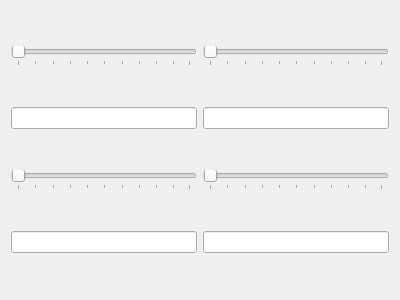
<?xml version="1.0" encoding="UTF-8"?>
<ui version="4.0">
<comment> This file is part of TUNNEX.

 TUNNEX is free software: you can redistribute it and/or modify
 it under the terms of the GNU General Public License as published by
 the Free Software Foundation, either version 3 of the License, or
 laster any later version.

 TUNNEX is distributed in the hope that it will be useful,
 but WITHOUT ANY WARRANTY; without even the implied warranty of
 MERCHANTABILITY or FITNESS FOR A PARTICULAR PURPOSE.  See the
 GNU General Public License for more details.

 You should have received a copy of the GNU General Public License
 along with TUNNEX.  If not, see http://www.gnu.org/licenses/.

 TUNNEX 1.0.0 
 Copyright (c) Henrik Quanz
 </comment>
    <class>WKB::widgets::PlotControl</class>
 <widget class="QWidget" name="PlotControl">
  <property name="geometry">
   <rect>
    <x>0</x>
    <y>0</y>
    <width>400</width>
    <height>300</height>
   </rect>
  </property>
  <property name="windowTitle">
   <string>Form</string>
  </property>
  <layout class="QHBoxLayout" name="horizontalLayout">
   <item>
    <layout class="QGridLayout" name="gridLayout">
     <item row="1" column="1">
      <widget class="QLineEdit" name="xMaxEdit"/>
     </item>
     <item row="0" column="1">
      <widget class="FloatingPointQSlider" name="xMaxSlider">
       <property name="orientation">
        <enum>Qt::Horizontal</enum>
       </property>
       <property name="tickPosition">
        <enum>QSlider::TicksBelow</enum>
       </property>
      </widget>
     </item>
     <item row="0" column="0">
      <widget class="FloatingPointQSlider" name="xMinSlider">
       <property name="orientation">
        <enum>Qt::Horizontal</enum>
       </property>
       <property name="tickPosition">
        <enum>QSlider::TicksBelow</enum>
       </property>
      </widget>
     </item>
     <item row="2" column="1">
      <widget class="FloatingPointQSlider" name="yMaxSlider">
       <property name="orientation">
        <enum>Qt::Horizontal</enum>
       </property>
       <property name="tickPosition">
        <enum>QSlider::TicksBelow</enum>
       </property>
      </widget>
     </item>
     <item row="2" column="0">
      <widget class="FloatingPointQSlider" name="yMinSlider">
       <property name="orientation">
        <enum>Qt::Horizontal</enum>
       </property>
       <property name="tickPosition">
        <enum>QSlider::TicksBelow</enum>
       </property>
      </widget>
     </item>
     <item row="1" column="0">
      <widget class="QLineEdit" name="xMinEdit"/>
     </item>
     <item row="3" column="0">
      <widget class="QLineEdit" name="yMinEdit"/>
     </item>
     <item row="3" column="1">
      <widget class="QLineEdit" name="yMaxEdit"/>
     </item>
    </layout>
   </item>
  </layout>
 </widget>
 <customwidgets>
  <customwidget>
   <class>FloatingPointQSlider</class>
   <extends>QSlider</extends>
   <header>controller/floatingPointQSlider.h</header>
  </customwidget>
 </customwidgets>
 <resources/>
 <connections/>
</ui>
